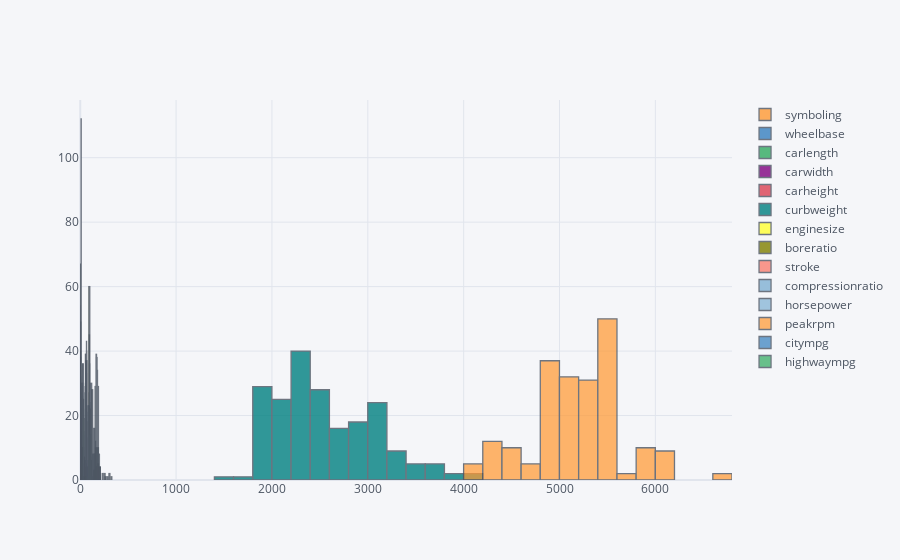

Here is the notebook cell this chart was saved with:
### Code cell
df1[numerical].iplot(kind='hist');

### Figure 1 — Plotly figure (JSON) as saved in the notebook; plotly's stock layout.template omitted (floating-point values rounded to 4 significant figures; data arrays with more than 128 entries replaced by an {"elided": "..."} marker saying what was removed)
{"data": [{"histfunc": "count", "histnorm": "", "marker": {"color": "rgba(255, 153, 51, 1.0)", "line": {"color": "#4D5663", "width": 1.3}}, "name": "symboling", "opacity": 0.8, "orientation": "v", "type": "histogram", "x": {"elided": "205 int values"}}, {"histfunc": "count", "histnorm": "", "marker": {"color": "rgba(55, 128, 191, 1.0)", "line": {"color": "#4D5663", "width": 1.3}}, "name": "wheelbase", "opacity": 0.8, "orientation": "v", "type": "histogram", "x": {"elided": "205 float values"}}, {"histfunc": "count", "histnorm": "", "marker": {"color": "rgba(50, 171, 96, 1.0)", "line": {"color": "#4D5663", "width": 1.3}}, "name": "carlength", "opacity": 0.8, "orientation": "v", "type": "histogram", "x": {"elided": "205 float values"}}, {"histfunc": "count", "histnorm": "", "marker": {"color": "rgba(128, 0, 128, 1.0)", "line": {"color": "#4D5663", "width": 1.3}}, "name": "carwidth", "opacity": 0.8, "orientation": "v", "type": "histogram", "x": {"elided": "205 float values"}}, {"histfunc": "count", "histnorm": "", "marker": {"color": "rgba(219, 64, 82, 1.0)", "line": {"color": "#4D5663", "width": 1.3}}, "name": "carheight", "opacity": 0.8, "orientation": "v", "type": "histogram", "x": {"elided": "205 float values"}}, {"histfunc": "count", "histnorm": "", "marker": {"color": "rgba(0, 128, 128, 1.0)", "line": {"color": "#4D5663", "width": 1.3}}, "name": "curbweight", "opacity": 0.8, "orientation": "v", "type": "histogram", "x": {"elided": "205 int values"}}, {"histfunc": "count", "histnorm": "", "marker": {"color": "rgba(255, 255, 51, 1.0)", "line": {"color": "#4D5663", "width": 1.3}}, "name": "enginesize", "opacity": 0.8, "orientation": "v", "type": "histogram", "x": {"elided": "205 int values"}}, {"histfunc": "count", "histnorm": "", "marker": {"color": "rgba(128, 128, 0, 1.0)", "line": {"color": "#4D5663", "width": 1.3}}, "name": "boreratio", "opacity": 0.8, "orientation": "v", "type": "histogram", "x": {"elided": "205 float values"}}, {"histfunc": "count", "histnorm": "", "marker": {"color": "rgba(251, 128, 114, 1.0)", "line": {"color": "#4D5663", "width": 1.3}}, "name": "stroke", "opacity": 0.8, "orientation": "v", "type": "histogram", "x": {"elided": "205 float values"}}, {"histfunc": "count", "histnorm": "", "marker": {"color": "rgba(128, 177, 211, 1.0)", "line": {"color": "#4D5663", "width": 1.3}}, "name": "compressionratio", "opacity": 0.8, "orientation": "v", "type": "histogram", "x": {"elided": "205 float values"}}, {"histfunc": "count", "histnorm": "", "marker": {"color": "rgba(128, 177, 211, 0.8999999999999999)", "line": {"color": "#4D5663", "width": 1.3}}, "name": "horsepower", "opacity": 0.8, "orientation": "v", "type": "histogram", "x": {"elided": "205 int values"}}, {"histfunc": "count", "histnorm": "", "marker": {"color": "rgba(255, 153, 51, 0.8999999999999999)", "line": {"color": "#4D5663", "width": 1.3}}, "name": "peakrpm", "opacity": 0.8, "orientation": "v", "type": "histogram", "x": {"elided": "205 int values"}}, {"histfunc": "count", "histnorm": "", "marker": {"color": "rgba(55, 128, 191, 0.8999999999999999)", "line": {"color": "#4D5663", "width": 1.3}}, "name": "citympg", "opacity": 0.8, "orientation": "v", "type": "histogram", "x": {"elided": "205 int values"}}, {"histfunc": "count", "histnorm": "", "marker": {"color": "rgba(50, 171, 96, 0.8999999999999999)", "line": {"color": "#4D5663", "width": 1.3}}, "name": "highwaympg", "opacity": 0.8, "orientation": "v", "type": "histogram", "x": {"elided": "205 int values"}}], "layout": {"barmode": "overlay", "legend": {"bgcolor": "#F5F6F9", "font": {"color": "#4D5663"}}, "paper_bgcolor": "#F5F6F9", "plot_bgcolor": "#F5F6F9", "title": {"font": {"color": "#4D5663"}}, "xaxis": {"gridcolor": "#E1E5ED", "showgrid": true, "tickfont": {"color": "#4D5663"}, "title": {"font": {"color": "#4D5663"}, "text": ""}, "zerolinecolor": "#E1E5ED"}, "yaxis": {"gridcolor": "#E1E5ED", "showgrid": true, "tickfont": {"color": "#4D5663"}, "title": {"font": {"color": "#4D5663"}, "text": ""}, "zerolinecolor": "#E1E5ED"}}}
